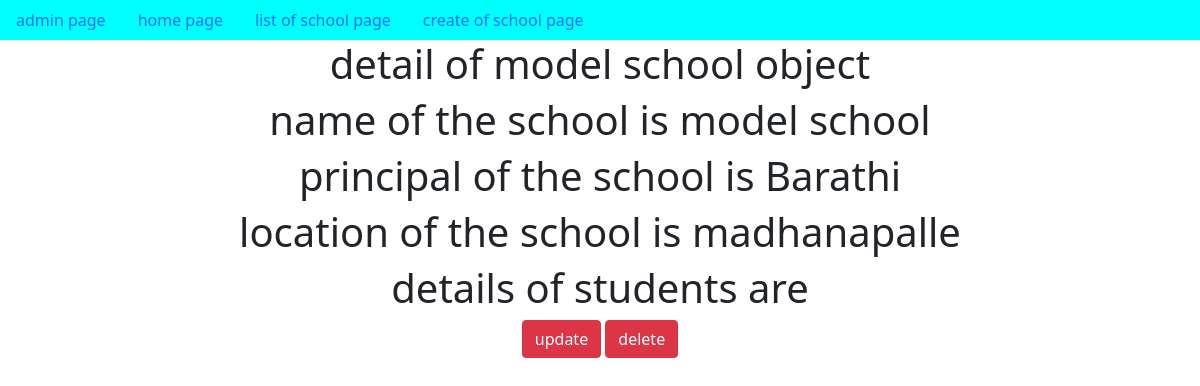
Page /4/ on the committed database.
### app/models.py (models this page shows, shortened)
class School(models.Model):
    name=models.CharField(max_length=100)
    principal=models.CharField(max_length=100)
    location=models.CharField(max_length=100)

### app/views.py (the view)
# urls.py: re_path('(?P<pk>\d+)/',SchoolDetail.as_view(),name='SchoolDetail'),
class SchoolDetail(DetailView):
    model=School
    context_object_name='sclobject'

### templates/app/school_detail.html (shortened to what this page needs)
{% extends 'app/dummy.html' %}
{% block body_block %}
<h1> detail of {{sclobject.name}} object</h1>
<h1>name of the school is {{sclobject.name}}</h1>
<h1>principal of the school is {{sclobject.principal}}</h1>
<h1>location of the school is {{sclobject.location}}</h1>
<h1> details of students are</h1>
<a href="{% url 'SchoolUpdate' pk=sclobject.pk %}" class="btn btn-danger">update</a>
<a href="{% url 'SchoolDelete' pk=sclobject.pk %}" class="btn btn-danger">delete</a>
{% endblock %}

### rows in the picture
School: name "model school", principal "Barathi", location "madhanapalle"
